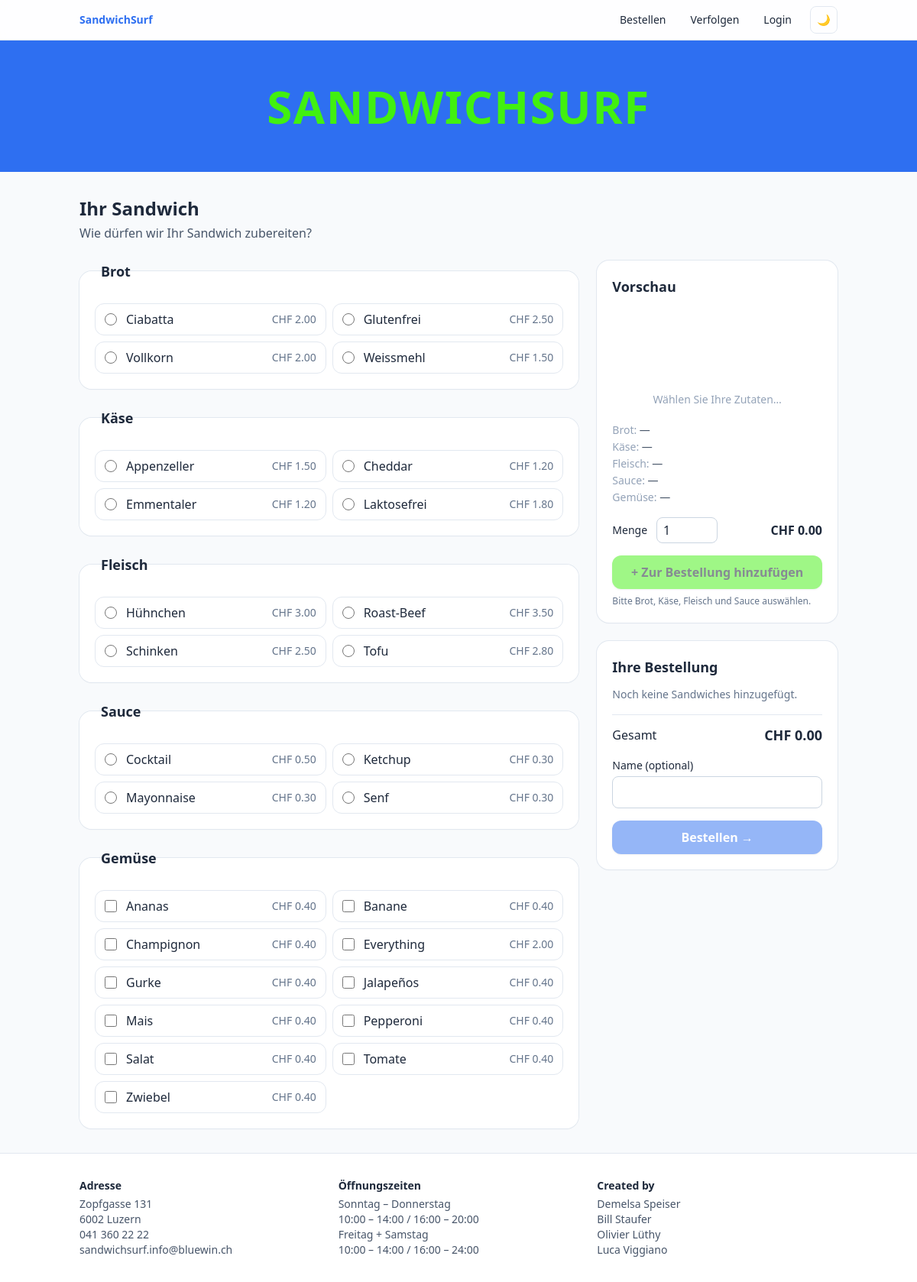
The page /orders on the database its author committed.
### tables this page shows
CREATE TABLE `bread`(
    pk_bread int NOT NULL AUTO_INCREMENT,
    label varchar(255),
    img varchar(255),
    price decimal(6,2) NOT NULL DEFAULT 0,
    PRIMARY KEY (pk_bread)
);

CREATE TABLE `cheese`(
    pk_cheese int NOT NULL AUTO_INCREMENT,
    label varchar(255),
    img varchar(255),
    price decimal(6,2) NOT NULL DEFAULT 0,
    PRIMARY KEY (pk_cheese)
);

CREATE TABLE `meat`(
    pk_meat int NOT NULL AUTO_INCREMENT,
    label varchar(255),
    img varchar(255),
    price decimal(6,2) NOT NULL DEFAULT 0,
    PRIMARY KEY (pk_meat)
);

CREATE TABLE `sauce`(
    pk_sauce int NOT NULL AUTO_INCREMENT,
    label varchar(255),
    img varchar(255),
    price decimal(6,2) NOT NULL DEFAULT 0,
    PRIMARY KEY (pk_sauce)
);

CREATE TABLE `vegetables`(
    pk_vegetables int NOT NULL AUTO_INCREMENT,
    label varchar(255),
    img varchar(255),
    price decimal(6,2) NOT NULL DEFAULT 0,
    PRIMARY KEY (pk_vegetables)
);

### app/Controllers/OrderController.php (called while the page is built, shortened)
<?php
class OrderController {
    public function createGET(){
        $breadArray      = getAll('SELECT * FROM bread ORDER BY label ASC', null);
        $cheeseArray     = getAll('SELECT * FROM cheese ORDER BY label ASC', null);
        $meatArray       = getAll('SELECT * FROM meat ORDER BY label ASC', null);
        $sauceArray      = getAll('SELECT * FROM sauce ORDER BY label ASC', null);
        $vegetablesArray = getAll('SELECT * FROM vegetables ORDER BY label ASC', null);
        require 'app/Views/order.view.php';
    }
}

### core/Router.php (called while the page is built, shortened)
<?php
class Router
{
    protected $routes = [];
    public function run(string $url)
    {
        $url = $this->cleanUrl($url);
        [$controller, $method] = explode('@', $this->routes[$url]);
        $handler = new $controller;
        return $handler->$method();
    }
    protected function cleanUrl(string $url) : string
    {
        return strtolower(trim($url, '/'));
    }
}

### index.php (called while the page is built, shortened)
<?php
$routes = [
	'' => 'HomeController@index',
	'home' => 'HomeController@index',
	'login' => 'HomeController@login',
	'loginControl' => 'HomeController@loginControl',
	'logout' => 'HomeController@logout',
	'orders' => 'OrderController@createGET',
	'add_order' => 'OrderController@createPOST',
	'orderNr' => 'OrderController@orderNr',
	'track' => 'OrderController@track',
	'overview' => 'OrderController@index',
	'updateStatus' => 'OrderController@updateStatus',
	'ingredient' => 'IngredientController@index',
];
$router = new Router($routes);
$router->run($_GET['url'] ?? '');

### core/helpers.php (called while the page is built, shortened)
<?php
function e(string $value): string
{
    return htmlspecialchars($value, ENT_QUOTES, 'UTF-8', false);
}
function currentStaffId(): ?int
{
    return isset($_SESSION['staff_id']) ? (int) $_SESSION['staff_id'] : null;
}

### core/database.php (called while the page is built, shortened)
<?php
function getAll($sql, $parms)
{
    $conn = db();
    $statement = $conn->prepare($sql);
    if (isset($parms)) {
        $statement->execute($parms);
    } else {
        $statement->execute();
    }
    return $statement->fetchAll(PDO::FETCH_OBJ);
}

### app/Views/order.view.php (the view, shortened to what this page needs)
<?php include 'app/Controllers/inc/header.inc.php'; ?>
<h2 class="text-2xl font-bold mb-1">Ihr Sandwich</h2>
<p class="text-slate-600 dark:text-slate-300 mb-6">Wie dürfen wir Ihr Sandwich zubereiten?</p>
<div class="grid gap-6 lg:grid-cols-3">
    <div class="lg:col-span-2 space-y-6">
        <?php
            $groups = [
                ['key' => 'bread',      'name' => 'bread',        'title' => 'Brot',   'type' => 'radio',    'items' => $breadArray,      'pk' => 'pk_bread'],
                ['key' => 'cheese',     'name' => 'cheese',       'title' => 'Käse',   'type' => 'radio',    'items' => $cheeseArray,     'pk' => 'pk_cheese'],
                ['key' => 'meat',       'name' => 'meat',         'title' => 'Fleisch','type' => 'radio',    'items' => $meatArray,       'pk' => 'pk_meat'],
                ['key' => 'sauce',      'name' => 'sauce',        'title' => 'Sauce',  'type' => 'radio',    'items' => $sauceArray,      'pk' => 'pk_sauce'],
                ['key' => 'vegetables', 'name' => 'vegetables[]', 'title' => 'Gemüse', 'type' => 'checkbox', 'items' => $vegetablesArray, 'pk' => 'pk_vegetables'],
            ];
            foreach ($groups as $g):
        ?>
            <fieldset class="rounded-2xl bg-white dark:bg-slate-800 shadow-sm ring-1 ring-slate-200 dark:ring-slate-700 p-5">
                <legend class="px-2 text-lg font-semibold"><?= e($g['title']) ?></legend>
                <div class="grid gap-2 sm:grid-cols-2 mt-2">
                    <?php foreach ($g['items'] as $item):
                        $id = (int) $item->{$g['pk']};
                        $inputId = $g['key'] . '_' . $id;
                    ?>
                        <label for="<?= $inputId ?>"
                               class="flex items-center gap-3 rounded-xl border border-slate-200 dark:border-slate-600 px-3 py-2 cursor-pointer hover:border-brand-blue has-[:checked]:border-brand-blue has-[:checked]:bg-brand-blue/5 transition">
                            <input type="<?= $g['type'] ?>" name="<?= $g['name'] ?>" id="<?= $inputId ?>"
                                   value="<?= $id ?>" data-price="<?= number_format((float) $item->price, 2, '.', '') ?>"
                                   data-label="<?= e($item->label) ?>" data-group="<?= $g['key'] ?>"
                                   class="accent-brand-blue h-4 w-4">
                            <span class="flex-1"><?= e($item->label) ?></span>
                            <span class="text-sm text-slate-500 dark:text-slate-400">CHF <?= number_format((float) $item->price, 2) ?></span>
                        </label>
                    <?php endforeach; ?>
                </div>
            </fieldset>
        <?php endforeach; ?>
    </div>
    <div class="space-y-6">
        <div class="lg:sticky lg:top-24 space-y-6">
            <div class="rounded-2xl bg-white dark:bg-slate-800 shadow-sm ring-1 ring-slate-200 dark:ring-slate-700 p-5">
                <h3 class="text-lg font-semibold mb-3">Vorschau</h3>
                <div id="preview" class="flex flex-col items-center justify-end gap-1 min-h-[140px] py-2"></div>
                <div id="previewDetails" class="mt-3 text-sm text-slate-600 dark:text-slate-300 space-y-0.5"></div>
                <div class="mt-4 flex items-center gap-3">
                    <label for="quantity" class="text-sm font-medium">Menge</label>
                    <input type="number" id="quantity" min="1" value="1"
                           class="w-20 rounded-lg border border-slate-300 dark:border-slate-600 bg-white dark:bg-slate-900 px-2 py-1">
                    <div class="flex-1 text-right font-semibold" id="currentPrice">CHF 0.00</div>
                </div>
                <button type="button" id="addToCart"
                        class="mt-4 w-full rounded-xl bg-brand-green px-4 py-2.5 font-semibold text-slate-900 shadow hover:brightness-95 active:scale-95 transition disabled:opacity-50 disabled:cursor-not-allowed">
                    + Zur Bestellung hinzufügen
                </button>
                <p id="addHint" class="mt-2 text-xs text-slate-500 dark:text-slate-400">Bitte Brot, Käse, Fleisch und Sauce auswählen.</p>
            </div>
            <form action="add_order" method="POST" class="rounded-2xl bg-white dark:bg-slate-800 shadow-sm ring-1 ring-slate-200 dark:ring-slate-700 p-5">
                <h3 class="text-lg font-semibold mb-3">Ihre Bestellung</h3>
                <p id="cartEmpty" class="text-sm text-slate-500 dark:text-slate-400">Noch keine Sandwiches hinzugefügt.</p>
                <div class="mt-4 flex items-center justify-between border-t border-slate-200 dark:border-slate-700 pt-3">
                    <span class="font-medium">Gesamt</span>
                    <span class="text-lg font-bold" id="cartTotal">CHF 0.00</span>
                </div>
                <div class="mt-4">
                    <label for="customer_name" class="block text-sm font-medium mb-1">Name (optional)</label>
                    <input type="text" name="customer_name" id="customer_name" maxlength="255"
                           class="w-full rounded-lg border border-slate-300 dark:border-slate-600 bg-white dark:bg-slate-900 px-3 py-2 focus:outline-none focus:ring-2 focus:ring-brand-blue/50">
                </div>
                <button type="submit" id="placeOrder"
                        class="mt-4 w-full rounded-xl bg-brand-blue px-4 py-2.5 font-semibold text-white shadow hover:bg-brand-blue/90 active:scale-95 transition disabled:opacity-50 disabled:cursor-not-allowed"
                        disabled>
                    Bestellen →
                </button>
            </form>
        </div>
    </div>
</div>
<?php include 'app/Controllers/inc/footer.inc.php'; ?>

### app/Controllers/inc/header.inc.php (shortened to what this page needs)
<!DOCTYPE html>
<html lang="de" class="scroll-smooth">
<head>
    <script src="https://cdn.tailwindcss.com"></script>
</head>
<body class="min-h-screen flex flex-col bg-slate-50 text-slate-800 dark:bg-slate-900 dark:text-slate-100 font-sans antialiased">
<header class="sticky top-0 z-30 bg-white/80 dark:bg-slate-900/80 backdrop-blur border-b border-slate-200 dark:border-slate-700">
    <nav class="max-w-5xl mx-auto flex items-center gap-2 px-4 py-2 text-sm">
        <a href="home" class="font-bold text-brand-blue dark:text-brand-green">SandwichSurf</a>
        <a href="orders" class="px-3 py-1.5 rounded-lg hover:bg-slate-100 dark:hover:bg-slate-800 transition">Bestellen</a>
        <a href="track" class="px-3 py-1.5 rounded-lg hover:bg-slate-100 dark:hover:bg-slate-800 transition">Verfolgen</a>
        <?php if (function_exists('currentStaffId') && currentStaffId() !== null): ?>
            <a href="overview" class="px-3 py-1.5 rounded-lg hover:bg-slate-100 dark:hover:bg-slate-800 transition">Übersicht</a>
            <a href="logout" class="px-3 py-1.5 rounded-lg hover:bg-slate-100 dark:hover:bg-slate-800 transition">Logout</a>
        <?php else: ?>
            <a href="login" class="px-3 py-1.5 rounded-lg hover:bg-slate-100 dark:hover:bg-slate-800 transition">Login</a>
        <?php endif; ?>
        <button type="button" onclick="toggleTheme()" aria-label="Theme wechseln"
                class="ml-1 h-9 w-9 grid place-items-center rounded-lg border border-slate-200 dark:border-slate-700 hover:bg-slate-100 dark:hover:bg-slate-800 transition">
            <span class="hidden dark:inline">☀️</span><span class="inline dark:hidden">🌙</span>
        </button>
    </nav>
</header>
<div class="border-t-4 border-b-4 border-brand-blue bg-brand-green h-2"></div>
<div class="bg-brand-blue">
    <h1 class="text-center font-bold tracking-wide text-brand-green py-8 sm:py-12 m-0 text-4xl sm:text-6xl">SANDWICHSURF</h1>
</div>
<div class="border-t-4 border-b-4 border-brand-blue bg-brand-green h-2"></div>
<main class="flex-1 w-full max-w-5xl mx-auto px-4 py-8">

### app/Controllers/inc/footer.inc.php
</main>
<footer class="mt-auto border-t border-slate-200 dark:border-slate-700 bg-white dark:bg-slate-900">
    <div class="max-w-5xl mx-auto grid gap-6 sm:grid-cols-3 px-4 py-8 text-sm text-center sm:text-left text-slate-600 dark:text-slate-300">
        <div>
            <p class="font-semibold text-slate-800 dark:text-slate-100 mb-1">Adresse</p>
            Zopfgasse 131<br>
            6002 Luzern<br>
            041 360 22 22<br>
            sandwichsurf.info@bluewin.ch
        </div>
        <div>
            <p class="font-semibold text-slate-800 dark:text-slate-100 mb-1">Öffnungszeiten</p>
            <span class="font-medium">Sonntag – Donnerstag</span><br>
            10:00 – 14:00 / 16:00 – 20:00<br>
            <span class="font-medium">Freitag + Samstag</span><br>
            10:00 – 14:00 / 16:00 – 24:00
        </div>
        <div>
            <p class="font-semibold text-slate-800 dark:text-slate-100 mb-1">Created by</p>
            Demelsa Speiser<br>
            Bill Staufer<br>
            Olivier Lüthy<br>
            Luca Viggiano
        </div>
    </div>
</footer>
</body>
</html>

### rows shown on the page
bread: label "Ciabatta", price "2.00"
bread: label "Glutenfrei", price "2.50"
bread: label "Vollkorn", price "2.00"
bread: label "Weissmehl", price "1.50"
cheese: label "Appenzeller", price "1.50"
cheese: label "Cheddar", price "1.20"
cheese: label "Emmentaler", price "1.20"
cheese: label "Laktosefrei", price "1.80"
meat: label "Hühnchen", price "3.00"
meat: label "Roast-Beef", price "3.50"
meat: label "Schinken", price "2.50"
meat: label "Tofu", price "2.80"
sauce: label "Cocktail", price "0.50"
sauce: label "Ketchup", price "0.30"
sauce: label "Mayonnaise", price "0.30"
sauce: label "Senf", price "0.30"
vegetables: label "Ananas", price "0.40"
vegetables: label "Banane", price "0.40"
vegetables: label "Champignon", price "0.40"
vegetables: label "Everything", price "2.00"
vegetables: label "Gurke", price "0.40"
vegetables: label "Jalapeños", price "0.40"
vegetables: label "Mais", price "0.40"
vegetables: label "Pepperoni", price "0.40"
vegetables: label "Salat", price "0.40"
vegetables: label "Tomate", price "0.40"
vegetables: label "Zwiebel", price "0.40"

### other values the page prints
$g['title'] "Brot"
$g['title'] "Käse"
$g['title'] "Fleisch"
$g['title'] "Sauce"
$g['title'] "Gemüse"
